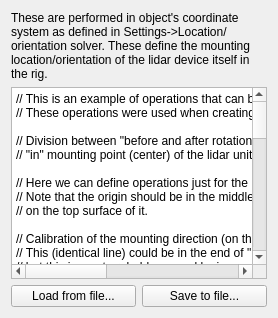
             <widget class="QWidget" name="tab_Lidar_OperationsAfterRotation">
              <property name="autoFillBackground">
               <bool>true</bool>
              </property>
              <attribute name="title">
               <string>Operations after rotation</string>
              </attribute>
              <layout class="QVBoxLayout" name="verticalLayout_10">
               <item>
                <widget class="QLabel" name="label_LOSolver_OperationsDescription_3">
                 <property name="text">
                  <string>&lt;html&gt;&lt;head/&gt;&lt;body&gt;&lt;p&gt;These are performed in object's coordinate system as defined in Settings-&amp;gt;Location/orientation solver. These define the mounting location/orientation of the lidar device itself in the rig.&lt;/p&gt;&lt;/body&gt;&lt;/html&gt;</string>
                 </property>
                 <property name="wordWrap">
                  <bool>true</bool>
                 </property>
                </widget>
               </item>
               <item>
                <widget class="QPlainTextEdit" name="plainTextEdit_Lidar_TransformMatrixScript_AfterRotation">
                 <property name="toolTip">
                  <string>Press shift-F1 for help</string>
                 </property>
                 <property name="whatsThis">
                  <string>&lt;html&gt;&lt;head/&gt;&lt;body&gt;&lt;p&gt;These operations are matrix translations/transforms generated using several commands. All operations are &amp;quot;chained&amp;quot; using matrix multiplication.&lt;/p&gt;&lt;p&gt;Each operation must end in &amp;quot;;&amp;quot;-character. Comments can be added using &amp;quot;//&amp;quot;-characters (rest of the line is interpreted as comment). Commands and arguments are case-insensitive.&lt;/p&gt;&lt;p&gt;Available commands: &lt;/p&gt;
&lt;ul&gt;
	&lt;li&gt;rotate &amp;lt;axis&amp;gt; &amp;lt;amount&amp;gt;  &amp;lt;unit&amp;gt;
	&lt;br&gt;Where: 
	&lt;ul&gt;
		&lt;li&gt;axis = 
		&lt;ul&gt;
			&lt;li&gt;&quot;n&quot;, &quot;x&quot; or &quot;roll&quot;: Rotate around N (roll/forward)-axis, positive values roll to the right&lt;/li&gt;
			&lt;li&gt;&quot;e&quot;, &quot;y&quot; or &quot;pitch&quot;: Rotate around Y (pitch/sideways(to the right))-axis, positive values turning the nose up&lt;/li&gt;
			&lt;li&gt;&quot;d&quot;, &quot;z&quot;, &quot;yaw&quot; or &quot;heading&quot;: Rotate around Z (yaw/down)-axis, positive values turning to clockwise direction in world-space&lt;/li&gt;
		&lt;/ul&gt;
		&lt;/li&gt;
		&lt;li&gt;amount = amount of rotation. Direction of rotation is defined by right-hand rule (directions explained above) &lt;/li&gt;
		&lt;li&gt;unit = 
		&lt;ul&gt;
			&lt;li&gt;&quot;rad&quot;: amount of rotation expressed as radians (0...2*pi for full round)&lt;/li&gt;
			&lt;li&gt;&quot;deg&quot;: amount of rotation expressed as degrees&lt;/li&gt;
		&lt;/ul&gt;
		&lt;/li&gt;
	&lt;/ul&gt;
	&lt;/li&gt;

	&lt;li&gt;translate &amp;lt;x&amp;gt; &amp;lt;y&amp;gt;  &amp;lt;z&amp;gt;
	&lt;br&gt;Where:
	&lt;ul&gt;
		&lt;li&gt;x, y and z = translation in different axes (initially XYZ corresponds to NED)&lt;/li&gt;
	&lt;/ul&gt;
	&lt;/li&gt;

	&lt;li&gt;multiply &amp;lt;m(1,1)&amp;gt; &amp;lt;m(1,2)&amp;gt; &amp;lt;m(1,3)&amp;gt; &amp;lt;m(1,4)&amp;gt; &amp;lt;m(2,1)&amp;gt; &amp;lt;m(2,2)&amp;gt; &amp;lt;m(2,3)&amp;gt; &amp;lt;m(2,4)&amp;gt; &amp;lt;m(3,1)&amp;gt; &amp;lt;m(3,2)&amp;gt; &amp;lt;m(3,3)&amp;gt; &amp;lt;m(3,4)&amp;gt;
	&lt;br&gt;Where: 
	&lt;ul&gt;
		&lt;li&gt;m(x,y): Value in matrix (x = row, y = column). Last row can not be defined as only affine transforms are supported.&lt;/li&gt;
	&lt;/ul&gt;
	&lt;/li&gt;
&lt;/ul&gt;

&lt;p&gt;
Example (rig used in youtube video https://www.youtube.com/watch?v=WE_fD6qsLKQ):&lt;br&gt;
// Division between &quot;before and after rotation&quot; here is done &quot;in&quot; mounting point (center) of the lidar unit. So here we can define operations just for the mounting point of the unit. Note that the origin should be in the middle point of the rig's front square tube, on the top surface of it.&lt;br&gt;
rotate yaw 2.4 deg; // Calibration of the mounting direction (on the mounting plane):&lt;br&gt;
rotate yaw 180 deg; // Turn the unit so that 0 degree-point faces backwards&lt;br&gt;
rotate roll -90 deg; // Turn it to the left 90 degrees&lt;br&gt;
translate 0.06075 0 0; // Move forward&lt;br&gt;
rotate yaw 0 deg; // Compensate errors in the mounting direction (left/right (=yaw)):&lt;br&gt;
// Move up/down (done in several steps to make it easier to separate the individual operations)&lt;br&gt;
translate 0 0 -0.02075;	// 20.75 is half the lidar's mounting screw's distance 41.5 mm (bottom ones are in the center of the 35 mm rig's front square tube)&lt;br&gt;
translate 0 0 0.0175;	// 17.5 is half of the square tube's diameter (35 mm)&lt;br&gt;
// Move left/right (done in several steps to make it easier to separate the individual operations)&lt;br&gt;
translate 0 0.099 0;	// Move center point of the square tube to right (mounting bolt location)&lt;br&gt;
translate 0 -0.0175 0;	// Move back half of the tube's diameter (35 mm)
&lt;/p&gt;
&lt;p&gt;
These operations are calculated only once when starting operations so calculating doesn't affect overall performance noticeably.
&lt;/p&gt;

&lt;/body&gt;&lt;/html&gt;</string>
                 </property>
                 <property name="lineWrapMode">
                  <enum>QPlainTextEdit::NoWrap</enum>
                 </property>
                 <property name="plainText">
                  <string>// This is an example of operations that can be used.
// These operations were used when creating youtube-video https://www.youtube.com/watch?v=WE_fD6qsLKQ

// Division between &quot;before and after rotation&quot; here is done
// &quot;in&quot; mounting point (center) of the lidar unit.

// Here we can define operations just for the mounting point of the unit.
// Note that the origin should be in the middle point of the rig's front square tube,
// on the top surface of it.

// Calibration of the mounting direction (on the mounting plane):
// This (identical line) could be in the end of &quot;before&quot;-section as well
// but this is most probably caused by inaccuracy in the mounting to the rig
rotate yaw 2.4 deg;

// Turn the unit so that 0 degree-point faces backwards
rotate yaw 180 deg;

// Turn it to the left 90 degrees
rotate roll -90 deg;

// Move forward
translate 0.06075 0 0;

// Compensate errors in the mounting direction (left/right (=yaw)):
rotate yaw 0 deg;

// Move up/down
// (done in several steps to make it easier to separate the individual operations)
translate 0 0 -0.02075;	// 20.75 is half the lidar's mounting screw's distance 41.5 mm (bottom ones are in the center of the 35 mm rig's front square tube)
translate 0 0 0.0175;	// 17.5 is half of the square tube's diameter (35 mm)

// Move left/right
// (done in several steps to make it easier to separate the individual operations)
translate 0 0.099 0;	// Move center point of the square tube to right (mounting bolt location)
translate 0 -0.0175 0;	// Move back half of the tube's diameter (35 mm)

// Sag compensation:
rotate pitch -0 deg;

// It's also possible to use multiline-commands and tabs (although this multiplication with identity matrix does nothing):
multiply	1	0	0	0
	0	1	0	0
	0	0	1	0;
</string>
                 </property>
                </widget>
               </item>
               <item>
                <layout class="QHBoxLayout" name="horizontalLayout_Lidar_OperationsAfterRotation_LoadSave">
                 <item>
                  <widget class="QPushButton" name="pushButton_Lidar_OperationsAfterRotation_Load">
                   <property name="text">
                    <string>Load from file...</string>
                   </property>
                  </widget>
                 </item>
                 <item>
                  <widget class="QPushButton" name="pushButton_Lidar_OperationsAfterRotation_Save">
                   <property name="text">
                    <string>Save to file...</string>
                   </property>
                  </widget>
                 </item>
                </layout>
               </item>
              </layout>
             </widget>
